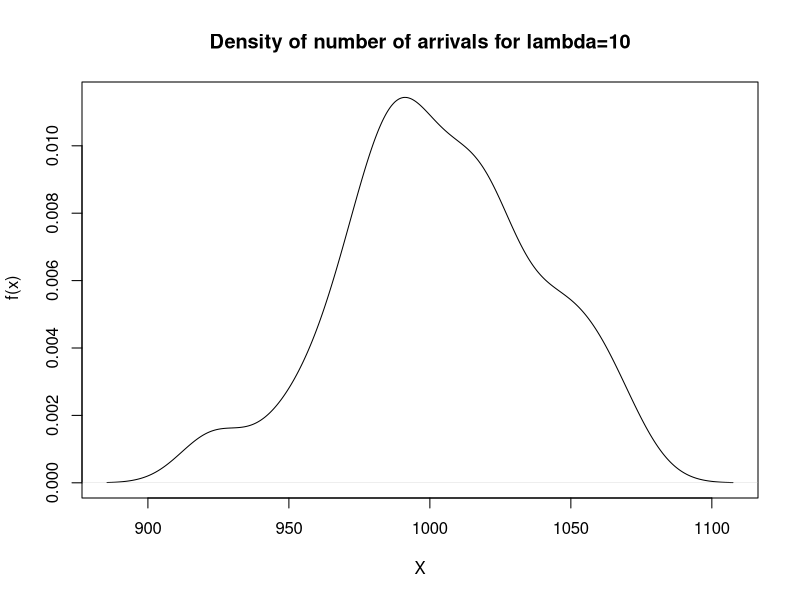
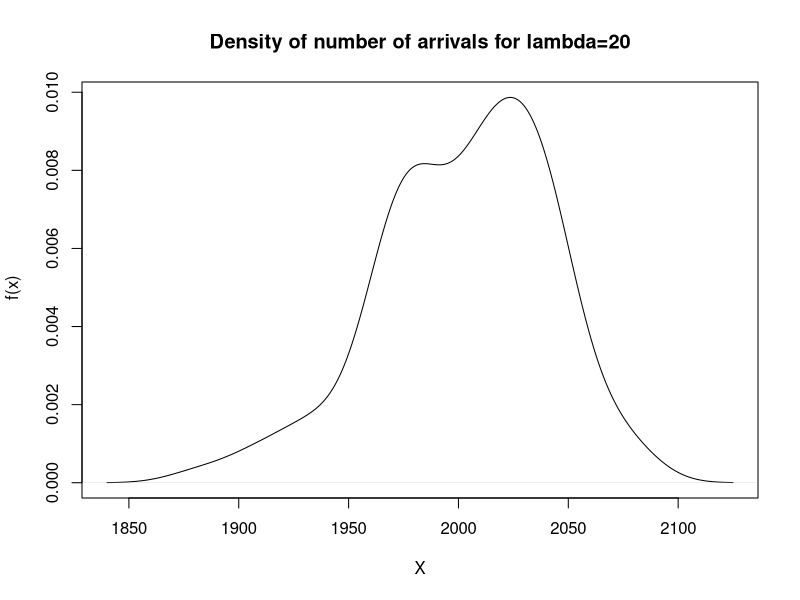
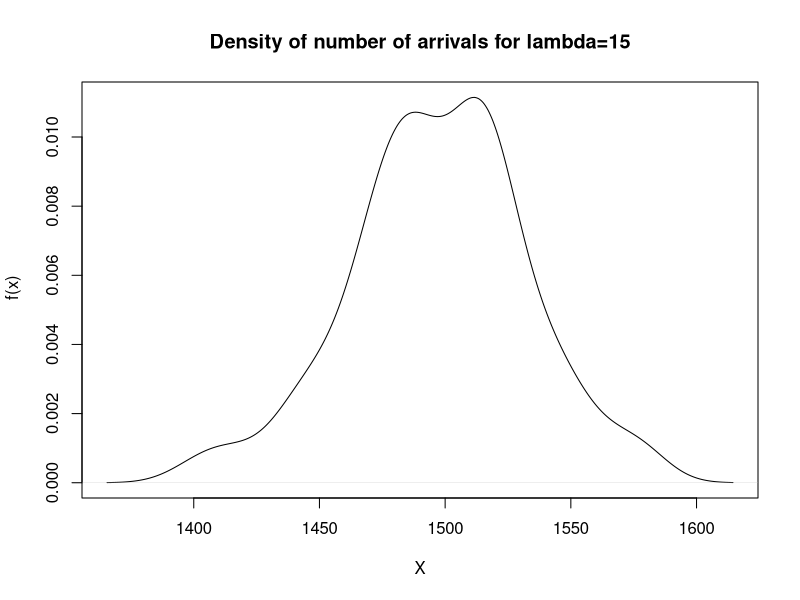
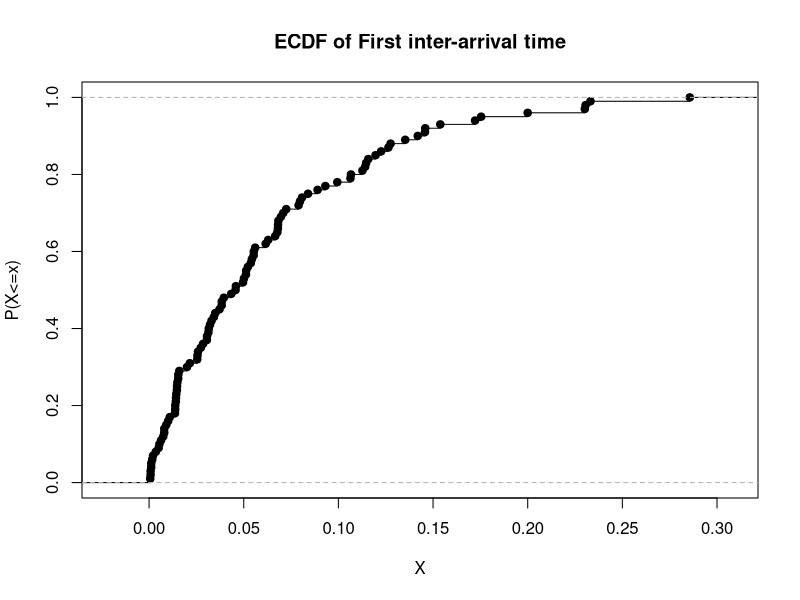

The R script that drew these images, in order:
####Question 2########
rm(list=ls())
set.seed(12345)

#####part(a)#####
par(mfrow=c(1,1))
plot(density(rpois(n=100, lambda=10*100)),
     xlab="X",
     ylab=" f(x)",
     main=paste("Density of number of arrivals for lambda=10"))

#####part(b)#####
par(mfrow=c(1,1))
plot(density(rpois(n=100, lambda=20*100)),
     xlab="X",
     ylab=" f(x)",
     main=paste("Density of number of arrivals for lambda=20"))

#####part (c)#####

##density##
par(mfrow=c(1,1))
plot(density(rpois(n=100, lambda=15*100)),
     xlab="X",
     ylab=" f(x)",
     main=paste("Density of number of arrivals for lambda=15"))


#plot(rexp(100, 15))
plot(ecdf(rexp(n=100, rate=15)),
     main=paste("ECDF of First inter-arrival time"),
     xlab= "X",
     ylab="P(X<=x)")






